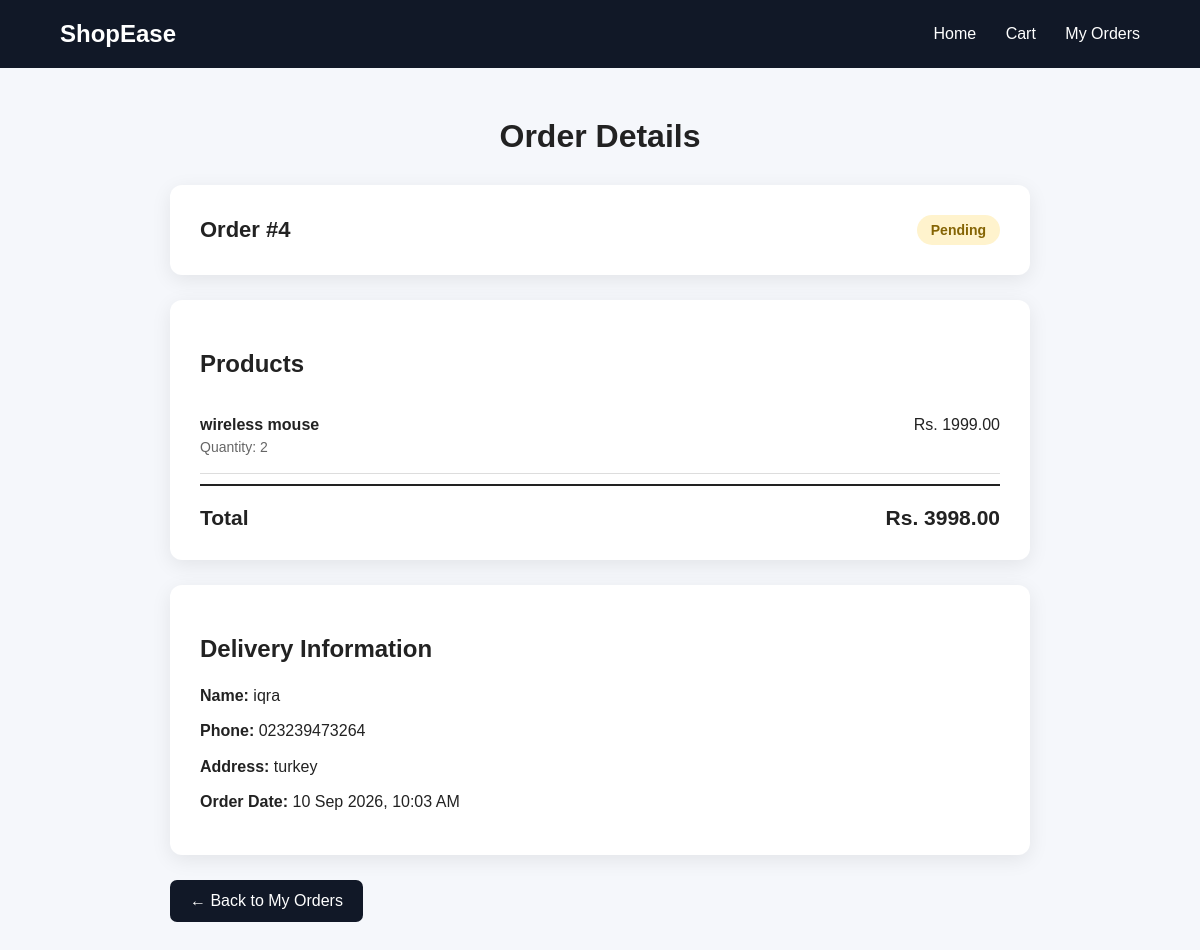
The page /order/4/ (signed in) on the database its author committed.
### store/models.py (models this page shows, shortened)
class Order(models.Model):
    user = models.ForeignKey(
        'auth.User',
        on_delete=models.CASCADE
    )
    total_amount = models.DecimalField(
        max_digits=10,
        decimal_places=2
    )
    full_name = models.CharField(max_length=200)
    phone = models.CharField(max_length=20)
    address = models.TextField()
    status = models.CharField(
        max_length=50,
        default='Pending'
    )
    created_at = models.DateTimeField(auto_now_add=True)

class OrderItem(models.Model):
    order = models.ForeignKey(
        Order,
        on_delete=models.CASCADE,
        related_name='items'
    )
    product = models.ForeignKey(
        Product,
        on_delete=models.CASCADE
    )
    quantity = models.PositiveIntegerField()
    price = models.DecimalField(
        max_digits=10,
        decimal_places=2
    )

class Product(models.Model):
    name = models.CharField(max_length=200)
    description = models.TextField()
    price = models.DecimalField(max_digits=10, decimal_places=2)
    image = models.ImageField(
    upload_to='products/',
    blank=True,
    null=True
)
    stock = models.PositiveIntegerField(default=0)
    category = models.CharField(max_length=100, blank=True)
    created_at = models.DateTimeField(auto_now_add=True)

### store/views.py (the view)
@login_required
def order_detail(
    request,
    order_id
):
    order = get_object_or_404(
        Order,
        id=order_id,
        user=request.user
    )
    return render(
        request,
        'order_detail.html',
        {
            'order': order,
        }
    )

### templates/order_detail.html (shortened to what this page needs)
<!DOCTYPE html>
<html lang="en">
<head>
</head>
<body>
    <header>
        <h2>ShopEase</h2>
        <nav>
            <a href="{% url 'home' %}">
                Home
            </a>
            <a href="{% url 'cart' %}">
                Cart
            </a>
            <a href="{% url 'my_orders' %}">
                My Orders
            </a>
        </nav>
    </header>
    <div class="container">
        <div class="title">
            <h1>
                Order Details
            </h1>
        </div>
        <div class="box">
            <div class="order-top">
                <div class="order-number">
                    Order #{{ order.id }}
                </div>
                <div class="status">
                    {{ order.status }}
                </div>
            </div>
        </div>
        <div class="box">
            <h2>
                Products
            </h2>
            {% for item in order.items.all %}
            <div class="item">
                <div>
                    <div class="item-name">
                        {{ item.product.name }}
                    </div>
                    <div class="item-info">
                        Quantity:
                        {{ item.quantity }}
                    </div>
                </div>
                <div>
                    Rs.
                    {{ item.price }}
                </div>
            </div>
            {% endfor %}
            <div class="total">
                <span>
                    Total
                </span>
                <span>
                    Rs. {{ order.total_amount }}
                </span>
            </div>
        </div>
        <div class="box customer-info">
            <h2>
                Delivery Information
            </h2>
            <p>
                <strong>Name:</strong>
                {{ order.full_name }}
            </p>
            <p>
                <strong>Phone:</strong>
                {{ order.phone }}
            </p>
            <p>
                <strong>Address:</strong>
                {{ order.address }}
            </p>
            <p>
                <strong>Order Date:</strong>
                {{ order.created_at|date:"d M Y, h:i A" }}
            </p>
        </div>
        <a href="{% url 'my_orders' %}" class="back-btn">
            ← Back to My Orders
        </a>
    </div>
</body>
</html>

### templates/order_detail.html (style rules this page uses)
* { box-sizing: border-box; }
body { margin: 0; font-family: Arial, sans-serif; background: #f5f7fb; color: #222; }
header { background: #111827; color: white; padding: 20px 60px; display: flex; justify-content: space-between; align-items: center; }
header h2 { margin: 0; }
header a { color: white; text-decoration: none; margin-left: 25px; }
.container { max-width: 900px; margin: 50px auto; padding: 0 20px; }
.title { text-align: center; margin-bottom: 30px; }
.box { background: white; padding: 30px; border-radius: 12px; margin-bottom: 25px; box-shadow: 0 5px 20px rgba(0, 0, 0, 0.08); }
.order-top { display: flex; justify-content: space-between; align-items: center; }
.order-number { font-size: 22px; font-weight: bold; }
.status { background: #fff3cd; color: #856404; padding: 7px 14px; border-radius: 20px; font-weight: bold; font-size: 14px; }
.item { display: flex; justify-content: space-between; padding: 18px 0; border-bottom: 1px solid #ddd; }
.item-name { font-weight: bold; }
.item-info { color: #666; margin-top: 5px; font-size: 14px; }
.total { display: flex; justify-content: space-between; padding-top: 20px; margin-top: 10px; border-top: 2px solid #222; font-size: 21px; font-weight: bold; }
.customer-info p { margin: 10px 0; line-height: 1.6; }
.back-btn { display: inline-block; padding: 12px 20px; background: #111827; color: white; text-decoration: none; border-radius: 7px; }

### rows shown on the page
Order: id "4", status "Pending", total_amount "3998.00", full_name "iqra", phone "023239473264", address "turkey", created_at "10 Sep 2026, 10:03 AM"
OrderItem: product.name "wireless mouse", quantity "2", price "1999.00"
